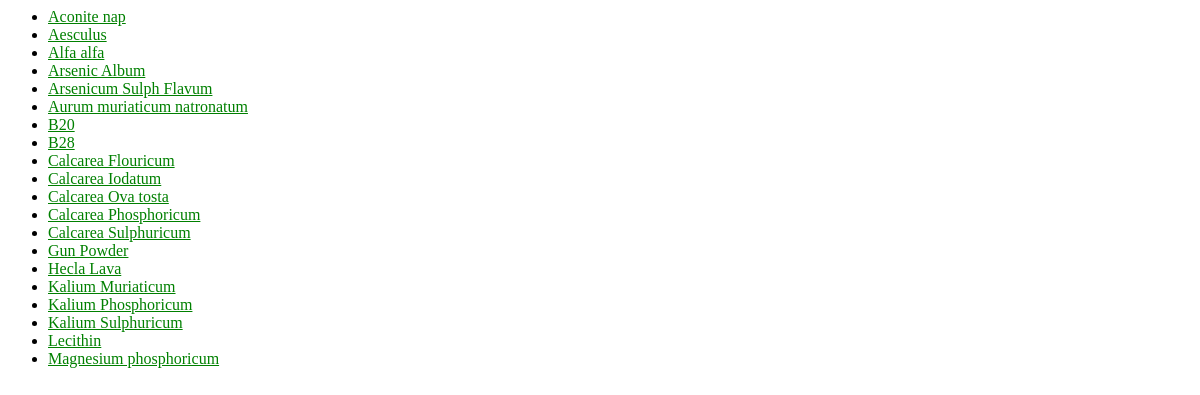
The app's page /, older data.
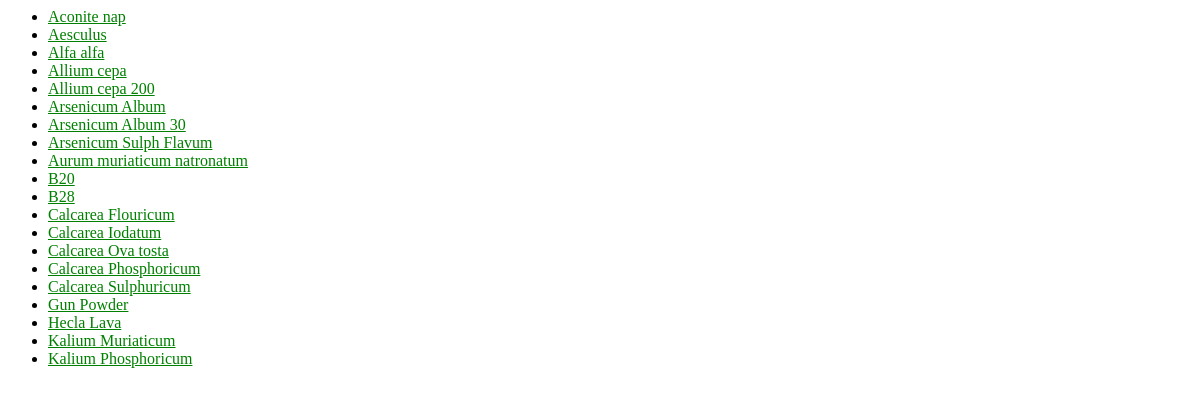
The same page, newer data.
### app/models.py (models this page shows)
class MedicineDetail(models.Model):
    medicine_brand_choice = (
        ('reckeweg', 'Reckeweg'),
        ('sbl', 'SBL'),
        ('schwabe', 'Schwabe'),
        ('bakson', 'Bakson'),
        ('bhargawa', 'Bhargawa'),
    )
    strength_choice = (
        ('Combination', 'Combination'),
        ('ExternalUse', 'External Use'),
        ('Syrup', 'Syrup'),
        ('Mother', 'Mother'),
        ('CM', 'CM'),
        ('10M', '10M'),
        ('1M', '1M'),
        ('200', '200'),
        ('30', '30'),
        ('12', '12'),
        ('6x', '6X'),
        ('3x', '3X'),
    )
    in_stock_choice = (
        ('yes', 'YES'),
        ('no', 'NO'),
    )
    location_choice = (
        ('r1-a', 'R1-A'),
        ('r1-b', 'R1-B'),
        ('r1-c', 'R1-C'),
        ('r1-d', 'R1-D'),
        ('r2-a', 'R2-A'),
        ('r2-b', 'R2-B'),
        ('r2-c', 'R2-C'),
        ('r2-d', 'R2-D'),
    )
    medicine_name = models.CharField(max_length=100, unique=True)
    medicine_brand = models.CharField(max_length=100, choices=medicine_brand_choice)
    strength = models.CharField(max_length=50, null=True, choices=strength_choice)
    in_stock = models.CharField(max_length=10, null=True, choices=in_stock_choice)
    location = models.CharField(max_length=6, blank=True, null=True, choices=location_choice)
    quantity = models.CharField(max_length=6, default='', blank=True, null=True)
    count = models.IntegerField(default=0, blank=True, null=True)
    mrp = models.CharField(max_length=10, default='', blank=True, null=True)
    spr = models.CharField(max_length=10, default='', blank=True, null=True)
    therapeutic_use = models.TextField(max_length=500, default='', blank=True, null=True)
    symptom = models.TextField(max_length=1000, default='', blank=True, null=True)

### app/views.py (the view)
# urls.py: path('', views.IndexView.as_view(), name='index'),
class IndexView(generic.ListView):
    template_name = 'app/index.html'
    context_object_name = 'latest_medicine_list'
    def get_queryset(self):
        return MedicineDetail.objects.order_by('medicine_name')[:20]

### app/templates/app/index.html
{% load static %}
<link rel="stylesheet" type="text/css" href="{% static 'app/style.css' %}">
{% if latest_medicine_list %}
    <ul>
    {% for medicine in latest_medicine_list %}
        <li><a href="{% url 'app:detail' medicine.id %}">{{ medicine.medicine_name }}</a></li>
    {% endfor %}
    </ul>
{% else %}
    <p>No medicine are available.</p>
{% endif %}

### app/static/app/style.css (style rules this page uses)
li a { color: green; }

Row changes from the older to the newer data that the page shows:
removed MedicineDetail: medicine_name "Arsenic Album"
no longer on this page (row unchanged): MedicineDetail: medicine_name "Kalium Sulphuricum"
no longer on this page (row unchanged): MedicineDetail: medicine_name "Lecithin"
no longer on this page (row unchanged): MedicineDetail: medicine_name "Magnesium phosphoricum"
added MedicineDetail: medicine_name "Allium cepa"
added MedicineDetail: medicine_name "Allium cepa 200"
added MedicineDetail: medicine_name "Arsenicum Album"
added MedicineDetail: medicine_name "Arsenicum Album 30"
